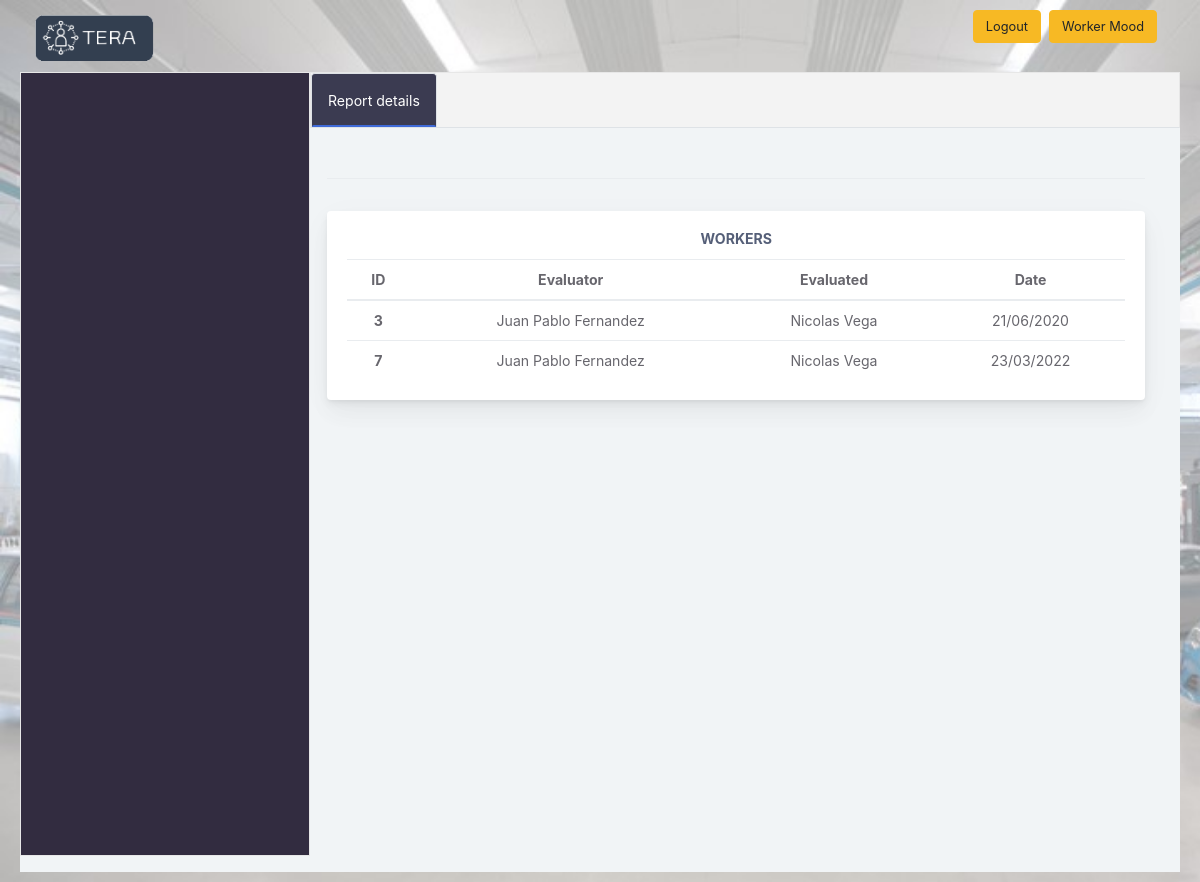
The app's page /seeReports2 with its own data.
### app.py (models this page shows, shortened)
class Evaluation(db.Model):
    __tablename__='evaluation'
    id = db.Column(db.Integer,primary_key=True)
    id_worker = db.Column(db.Integer,index=True)
    id_worker_ev = db.Column(db.Integer,index=True)
    id_project = db.Column(db.Integer,index=True)
    date = db.Column(db.String(1280),index=True)
    active = db.Column(db.String(128),index=True)

class Worker(db.Model):
    __tablename__= 'worker'
    id = db.Column(db.Integer,primary_key=True)
    name = db.Column(db.String(64),nullable=True)
    first_name = db.Column(db.String(64),nullable=True)
    surename = db.Column(db.String(64),nullable=True)
    date_of_birth = db.Column(db.String(128),nullable=True)
    email = db.Column(db.String(64),nullable=True)
    mobile = db.Column(db.String(64),nullable=True)
    address = db.Column(db.String(128),nullable=True)
    starting_date = db.Column(db.String(128),nullable=True)
    wage = db.Column(db.Integer,nullable=True)
    available = db.Column(db.String(64),nullable=True)
    plant = db.Column(db.String(64),nullable=True)
    username = db.Column(db.String(64),index=True,unique=True)
    password = db.Column(db.String(128),nullable=False)
    role_id = db.Column(db.Integer,db.ForeignKey('role.id'))
    project_id = db.Column(db.Integer,db.ForeignKey('project.id'))

### app.py (the view)
@app.route('/seeReports<id>',methods=['GET'])
def see_more(id):
    sub_query = db.session.query(Worker).subquery()
    evaluations = db.session.query(Project, Evaluation, Worker, sub_query).filter(Evaluation.active == 'Y').filter(Project.id == id).filter(Project.id == Evaluation.id_project).filter(Worker.id == Evaluation.id_worker).filter(sub_query.c.id == Evaluation.id_worker_ev).all()
    return render_template('gtemplates/seeMore.html', ev = evaluations, len = len(evaluations))

### templates/gtemplates/seeMore.html (shortened to what this page needs)
<!doctype html>
<html lang="en">
<head>
    <link href="static/css2/style.css" rel="stylesheet">
<link href="static/css2/main.css" rel="stylesheet">
</head>
<body>
<div class="container-fluid">
    <a class="navbar-brand" href="home" ><img src="static/img/logo2.png" alt="TERA"></a>
    <a href="workerProfile"> <button type="button" style="float: right;" class="btn mr-2 mb-2 btn-warning" >Worker Mood</button> </a>
    <a href="logout"> <button type="button" style="float: right;" class="btn mr-2 mb-2 btn-warning" >Logout</button> </a>
</div>
<div class="app-container app-theme-white body-tabs-shadow fixed-sidebar fixed-header">
    <div class="app-main">
         <ul class="tab-content" style="background-color: #0e071ed6">
             <div class="tab-pane active " id="tab-eg10-0" role="tabpanel" style="color: white">
             </div>
         </ul>
        <div class="app-main__outer">
            <ul class="nav nav-tabs tabs-animated ">
                <li class="nav-item"><a data-toggle="tab" href="#tab-content-0" class="active nav-link"> Report details</a></li>
            </ul>
            <div class="tab-content" >
                <div class="tab-pane active" id="tab-content-0" role="tabpanel">
                  <div class="card-body" style="padding: 0">
                      <div class="divider"></div>
                      <div class="row">
                          <div class="col-lg-6">
                              <div class="main-card mb-3 card">
                                  <div class="card-body"><h5 class="card-title">Workers</h5>
                                      <table class="mb-0 table table-hover">
                                          <thead>
                                          <tr>
                                              <th>ID</th>
                                              <th>Evaluator</th>
                                              <th>Evaluated</th>
                                              <th>Date</th>
                                          </tr>
                                          </thead>
                                          <tbody>
                                          {% for i in range(0, len) %}
                                          <tr>
                                            <th scope="row">{{ev[i][1].id}}</th>
                                              <td>{{ev[i][2].name}}</td>
                                              <td>{{ev[i][4]}}</td>
                                              <td>{{ev[i][1].date}}</td>
                                          </tr>
                                          {% endfor %}
                                          </tbody>
                                      </table>
                                  </div>
                              </div>
                          </div>
                      </div>
                  </div>
              </div>
                </div>
            </div>
        </div>
    </div>
</body>
</html>

### static/css2/style.css (style rules this page uses)
body { padding-top: auto; background: url(../img/background.jpg); background-size: cover; }
ul { position: fixed; top: 30px; width: 25%; }
ul { position: -webkit-sticky; position: sticky; top: 0; }
ul { list-style-type: none; margin: 0; padding: 0; overflow: hidden; background-color: #333; }
li { float: left; }
li a { display: block; color: white; text-align: center; padding: 14px 16px; text-decoration: none; }
ul { border: 1px solid #e7e7e7; background-color: #f3f3f3; }
li a { color: #666; }
.active { background-color: rgba(11, 11, 40, 0.61); }
[class*="col-"] { padding: 1rem; }

### templates/gtemplates/seeMore.html (style rules this page uses)
body { margin: 10px 20px; }
* { box-sizing: border-box }

### records on screen
Evaluation: id "3", date "21/06/2020"
Worker: name "Juan Pablo Fernandez" "Juan Pablo Fernandez"
Worker: name "Nicolas Vega" "Nicolas Vega"
Evaluation: id "7", date "23/03/2022"
